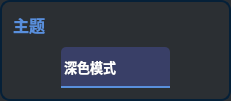
                        <widget class="QFrame" name="frame_theme">
                         <property name="sizePolicy">
                          <sizepolicy hsizetype="Preferred" vsizetype="Expanding">
                           <horstretch>0</horstretch>
                           <verstretch>0</verstretch>
                          </sizepolicy>
                         </property>
                         <property name="minimumSize">
                          <size>
                           <width>231</width>
                           <height>101</height>
                          </size>
                         </property>
                         <property name="styleSheet">
                          <string notr="true">QFrame{
 border:2px solid;
	border-color: rgb(5, 32, 56);
	background-color: rgb(43, 47, 51);
border-radius:10px;
}
QComboBox QAbstractItemView{
outline: 0px solid gray;            
/*border:1px solid #eeeeee;*/            
color:rgb(145,151,163);
selection-color:white;
font-size:14px;
font-family:Microsoft YaHei UI;            
background-color:rgb(18,26,39);
selection-background-color:rgb(33,41,54);
border-top-radius:0px;
border-bottom-radius:10px;
}</string>
                         </property>
                         <property name="frameShape">
                          <enum>QFrame::StyledPanel</enum>
                         </property>
                         <property name="frameShadow">
                          <enum>QFrame::Raised</enum>
                         </property>
                         <layout class="QVBoxLayout" name="verticalLayout_6">
                          <item alignment="Qt::AlignLeft|Qt::AlignTop">
                           <widget class="QLabel" name="label_theme">
                            <property name="sizePolicy">
                             <sizepolicy hsizetype="Fixed" vsizetype="Fixed">
                              <horstretch>0</horstretch>
                              <verstretch>0</verstretch>
                             </sizepolicy>
                            </property>
                            <property name="font">
                             <font>
                              <family>Microsoft YaHei UI</family>
                              <pointsize>12</pointsize>
                              <weight>75</weight>
                              <bold>true</bold>
                             </font>
                            </property>
                            <property name="styleSheet">
                             <string notr="true">QLabel{
border:none;
color:#598FDC;
}</string>
                            </property>
                            <property name="text">
                             <string>主题</string>
                            </property>
                           </widget>
                          </item>
                          <item alignment="Qt::AlignBottom">
                           <widget class="QFrame" name="frame_selecttheme">
                            <property name="minimumSize">
                             <size>
                              <width>0</width>
                              <height>0</height>
                             </size>
                            </property>
                            <property name="styleSheet">
                             <string notr="true">QFrame{border:none;
}</string>
                            </property>
                            <property name="frameShape">
                             <enum>QFrame::StyledPanel</enum>
                            </property>
                            <property name="frameShadow">
                             <enum>QFrame::Raised</enum>
                            </property>
                            <property name="lineWidth">
                             <number>0</number>
                            </property>
                            <layout class="QHBoxLayout" name="horizontalLayout_7">
                             <property name="spacing">
                              <number>0</number>
                             </property>
                             <property name="leftMargin">
                              <number>0</number>
                             </property>
                             <property name="topMargin">
                              <number>0</number>
                             </property>
                             <property name="rightMargin">
                              <number>0</number>
                             </property>
                             <property name="bottomMargin">
                              <number>0</number>
                             </property>
                             <item>
                              <widget class="QComboBox" name="comboBox_theme">
                               <property name="enabled">
                                <bool>true</bool>
                               </property>
                               <property name="sizePolicy">
                                <sizepolicy hsizetype="Fixed" vsizetype="Fixed">
                                 <horstretch>0</horstretch>
                                 <verstretch>0</verstretch>
                                </sizepolicy>
                               </property>
                               <property name="minimumSize">
                                <size>
                                 <width>109</width>
                                 <height>41</height>
                                </size>
                               </property>
                               <property name="font">
                                <font>
                                 <family>Microsoft YaHei UI</family>
                                 <pointsize>10</pointsize>
                                 <weight>75</weight>
                                 <italic>false</italic>
                                 <bold>true</bold>
                                </font>
                               </property>
                               <property name="mouseTracking">
                                <bool>false</bool>
                               </property>
                               <property name="tabletTracking">
                                <bool>false</bool>
                               </property>
                               <property name="styleSheet">
                                <string notr="true">
QComboBox {
    border: 0px solid;
	border-bottom: 2px solid;
	border-color: #598FDC;
    border-top-left-radius: 5px;
	border-top-right-radius: 5px;
    padding: 1px 10px 1px 3px;
    min-width: 6em;
	background-color: rgb(57, 63, 103);
	
	color: rgb(255, 255, 255);
	
}

QComboBox:on { /* shift the text when the popup opens */
    padding-top: 3px;
    padding-left: 4px;
}
QComboBox::drop-down {
    /*subcontrol-origin: padding;*/
    subcontrol-position: top right;
    width: 40px;
	height: 39px;
	border: 0px solid;
	
    border-radius: 5px; /* same radius as the QComboBox */
}
QComboBox::drop-down:pressed,QComboBox::drop-down:hover {
	background-color: rgb(38, 43, 85);
}

QComboBox::down-arrow {
	
	image: url(:/图标/下拉选择.png);
width: 100px;
height:25px;
	
}
QComboBox::down-arrow:on { /* shift the arrow when popup is open */
    top: 1px;
    left: 1px;
}
QComboBox::drop-down:editable:on {
    background: qlineargradient(x1: 0, y1: 0, x2: 0, y2: 1,
                                stop: 0 #D3D3D3, stop: 0.4 #D8D8D8,
                                stop: 0.5 #DDDDDD, stop: 1.0 #E1E1E1);
}
QComboBox QAbstractItemView{
outline: 0px solid gray;            
border:0px solid #eeeeee;            
color:rgb(145,151,163);
selection-color:white;
font-size:14px;
font-family:Microsoft YaHei UI;            
background-color:rgb(18,26,39);
selection-background-color:rgb(33,41,54);
}</string>
                               </property>
                               <property name="editable">
                                <bool>false</bool>
                               </property>
                               <property name="iconSize">
                                <size>
                                 <width>9</width>
                                 <height>9</height>
                                </size>
                               </property>
                               <item>
                                <property name="text">
                                 <string>深色模式</string>
                                </property>
                               </item>
                               <item>
                                <property name="text">
                                 <string>浅色模式</string>
                                </property>
                               </item>
                              </widget>
                             </item>
                            </layout>
                           </widget>
                          </item>
                         </layout>
                        </widget>
